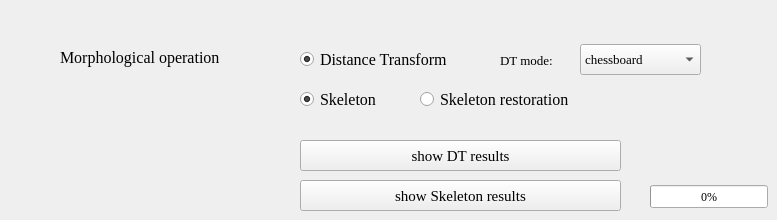
        <widget class="QWidget" name="tab_4">
         <attribute name="title">
          <string>Task 4</string>
         </attribute>
         <widget class="QLabel" name="label_11">
          <property name="geometry">
           <rect>
            <x>60</x>
            <y>32</y>
            <width>211</width>
            <height>51</height>
           </rect>
          </property>
          <property name="font">
           <font>
            <family>Times New Roman</family>
            <pointsize>12</pointsize>
           </font>
          </property>
          <property name="frameShadow">
           <enum>QFrame::Plain</enum>
          </property>
          <property name="text">
           <string>Morphological operation</string>
          </property>
         </widget>
         <widget class="QRadioButton" name="mannualBtn_2">
          <property name="geometry">
           <rect>
            <x>300</x>
            <y>50</y>
            <width>181</width>
            <height>19</height>
           </rect>
          </property>
          <property name="font">
           <font>
            <family>Times New Roman</family>
            <pointsize>12</pointsize>
           </font>
          </property>
          <property name="text">
           <string>Distance Transform</string>
          </property>
          <property name="checked">
           <bool>true</bool>
          </property>
          <property name="autoRepeat">
           <bool>false</bool>
          </property>
          <property name="autoExclusive">
           <bool>false</bool>
          </property>
         </widget>
         <widget class="QRadioButton" name="restoreSkeletonBtn">
          <property name="geometry">
           <rect>
            <x>420</x>
            <y>90</y>
            <width>191</width>
            <height>19</height>
           </rect>
          </property>
          <property name="font">
           <font>
            <family>Times New Roman</family>
            <pointsize>12</pointsize>
           </font>
          </property>
          <property name="text">
           <string>Skeleton restoration</string>
          </property>
         </widget>
         <widget class="QRadioButton" name="getSkeletonBtn">
          <property name="geometry">
           <rect>
            <x>300</x>
            <y>90</y>
            <width>115</width>
            <height>19</height>
           </rect>
          </property>
          <property name="font">
           <font>
            <family>Times New Roman</family>
            <pointsize>12</pointsize>
           </font>
          </property>
          <property name="text">
           <string>Skeleton</string>
          </property>
          <property name="checked">
           <bool>true</bool>
          </property>
         </widget>
         <widget class="QLabel" name="label_12">
          <property name="geometry">
           <rect>
            <x>500</x>
            <y>40</y>
            <width>71</width>
            <height>41</height>
           </rect>
          </property>
          <property name="font">
           <font>
            <family>Times New Roman</family>
            <pointsize>10</pointsize>
           </font>
          </property>
          <property name="text">
           <string>DT mode:</string>
          </property>
         </widget>
         <widget class="QComboBox" name="DTmodeCombo">
          <property name="geometry">
           <rect>
            <x>580</x>
            <y>44</y>
            <width>121</width>
            <height>31</height>
           </rect>
          </property>
          <property name="font">
           <font>
            <family>Times New Roman</family>
            <pointsize>10</pointsize>
           </font>
          </property>
          <property name="currentText">
           <string>chessboard</string>
          </property>
          <property name="currentIndex">
           <number>0</number>
          </property>
          <item>
           <property name="text">
            <string>chessboard</string>
           </property>
          </item>
          <item>
           <property name="text">
            <string>city_block</string>
           </property>
          </item>
          <item>
           <property name="text">
            <string>Euclidean</string>
           </property>
          </item>
         </widget>
         <widget class="QPushButton" name="distanceBtn">
          <property name="geometry">
           <rect>
            <x>300</x>
            <y>140</y>
            <width>321</width>
            <height>31</height>
           </rect>
          </property>
          <property name="font">
           <font>
            <family>Times New Roman</family>
            <pointsize>11</pointsize>
           </font>
          </property>
          <property name="text">
           <string>show DT results</string>
          </property>
         </widget>
         <widget class="QPushButton" name="skeletonBtn">
          <property name="geometry">
           <rect>
            <x>300</x>
            <y>180</y>
            <width>321</width>
            <height>31</height>
           </rect>
          </property>
          <property name="font">
           <font>
            <family>Times New Roman</family>
            <pointsize>11</pointsize>
           </font>
          </property>
          <property name="text">
           <string>show Skeleton results</string>
          </property>
         </widget>
         <widget class="QProgressBar" name="progressBar">
          <property name="geometry">
           <rect>
            <x>650</x>
            <y>185</y>
            <width>118</width>
            <height>23</height>
           </rect>
          </property>
          <property name="font">
           <font>
            <family>Times New Roman</family>
           </font>
          </property>
          <property name="value">
           <number>0</number>
          </property>
         </widget>
        </widget>
